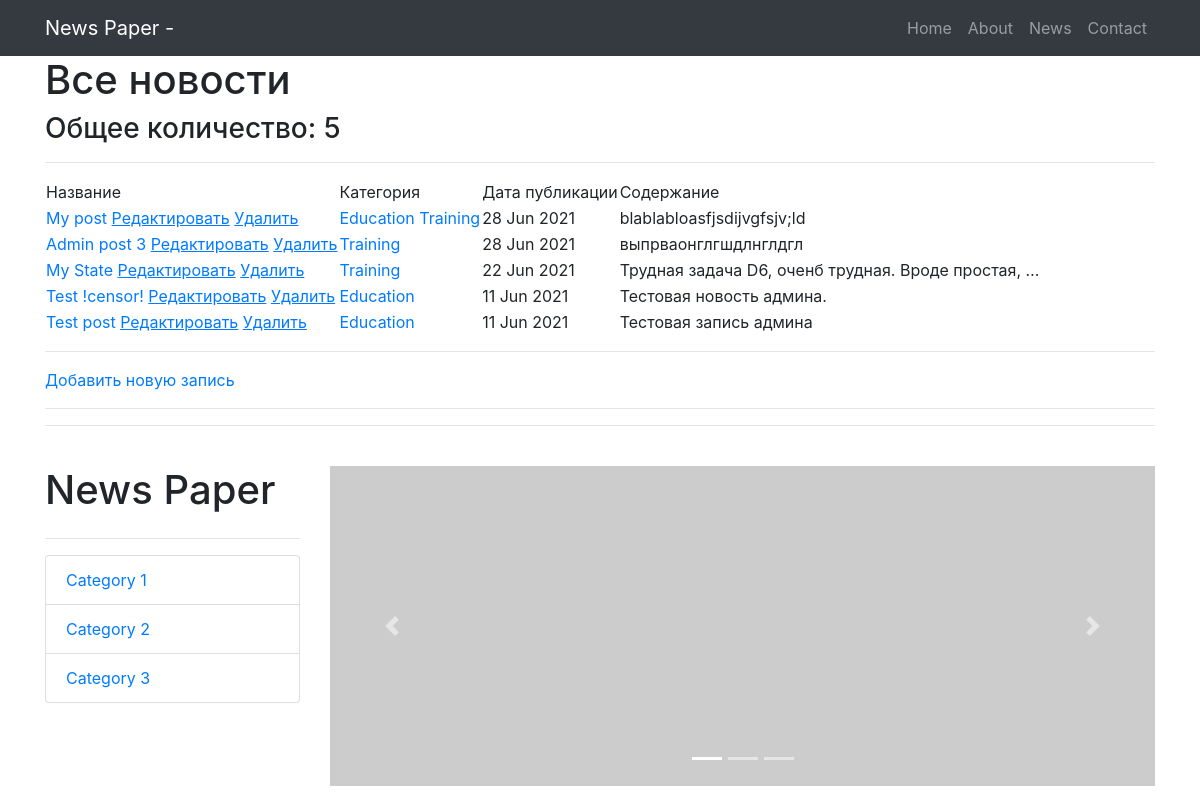
The page /news/ (upper part) on the database as committed earlier.
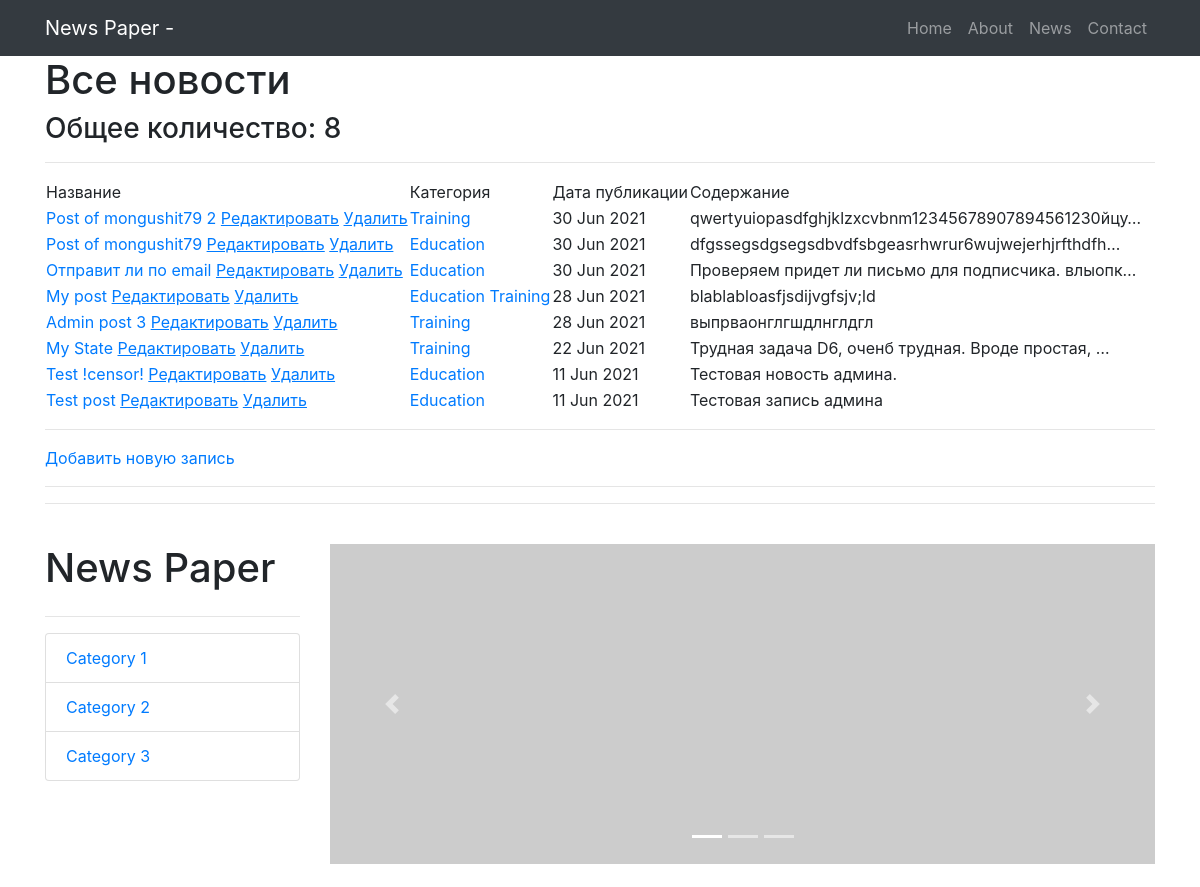
The same page on the database as committed later.
### news/models.py (models this page shows, shortened)
class Post(models.Model):
    state = 'ST'
    new = 'NE'
    POSITIONS = [
        (state, 'Статья'),
        (new, 'Новость')
    ]
    position = models.CharField(max_length=2,
                                choices=POSITIONS,
                                default=state)
    post_date = models.DateTimeField(auto_now_add=True)
    post_name = models.CharField(max_length=250)
    content = models.TextField()
    rating_post = models.IntegerField(default=0)
    author = models.ForeignKey(Author, on_delete=models.CASCADE)
    category = models.ManyToManyField(Category, through='PostCategory')

class Category(models.Model):
    name = models.CharField(max_length=100, unique=True)
    subscribers = models.ManyToManyField(User, blank=True)

### news/views.py (the view)
# urls.py: path('', PostList.as_view()),
class PostList(ListView):
    model = Post  # указываем модель, объекты которой мы будем выводить
    template_name = 'posts.html'  # указываем имя шаблона, в котором будет лежать html, в
    context_object_name = 'posts'  # это имя списка, в котором будут лежать все объекты,
    queryset = Post.objects.order_by('-post_date')
    paginate_by = 10
    def get_context_data(self, **kwargs):
        context = super().get_context_data(**kwargs)
        context['filter'] = PostFilter(self.request.GET,
                                       queryset=self.get_queryset())  # вписываем фильтр
        context['category'] = Category.objects.values_list()
        return context

### news/templatetags/custom_filters.py (called while the page is built)
@register.filter(name='censor')
def censor(value, arg):
    words = value.split()
    value1 = ''
    for word in words:
        if isinstance(word, str) and isinstance(arg, str):
            if word == arg:
                word = '!censor!'
            value1 += word + ' '
        else:
            raise ValueError(f'Нельзя {type(word)}!')
    return value1

### templates/posts.html (shortened to what this page needs)
{% extends 'flatpages/default.html' %}
{% load custom_filters %}
{% block content %}
    <h1>Все новости</h1>
    <h3>Общее количество: {{ posts | length }}</h3>
    <hr>
    {% if posts %}
        <table>
            <tr>
                <td>
                    Название
                </td>
                <td>
                    Категория
                </td>
                <td>
                    Дата публикации
                </td>
                <td>
                    Содержание
                </td>
            </tr>
        {% for post in page_obj %}
            <tr>
                <td>
                    <a href="{% url 'post' post.id %}">{{ post.post_name | censor:'new' }}</a>
                    <a href="{% url 'post_update' post.id %}"><u>Редактировать</u></a>
                 <a href="{% url 'post_delete' post.id %}"><u> Удалить </u></a>
                </td>
                <td>
                    {% for category in post.category.all %}
                        <a href="{% url 'category' category.pk %}">{{ category.name }}</a>
                    {% endfor %}
                </td>
                <td>
                    {{ post.post_date | date:'d M Y' }}
                </td>
                <td>
                    {{ post.content | truncatechars:50 | censor:'ipsum' }}
                </td>
            </tr>
        {% endfor %}
        </table>
        <hr>
        <a href="{% url 'post_create' %}">Добавить новую запись</a> <br>
        <hr>
    {% else %}
        <h2>Новостей нет!</h2>
        <a href="{% url 'post_create' %}">Добавить новую запись</a> <br>
    {% endif %}
{% endblock content %}

### templates/flatpages/default.html (shortened to what this page needs)
{% load static %}
<!DOCTYPE html>
<html lang="en">
    <head>
        <link href="{% static 'css/styles.css' %}" rel="stylesheet" />
    </head>
    <body>
        <nav class="navbar navbar-expand-lg navbar-dark bg-dark">
            <div class="container">
                <a class="navbar-brand" href="/">News Paper - {{ flatpage.title }}</a>
                <div class="collapse navbar-collapse" id="navbarResponsive">
                    <ul class="navbar-nav ml-auto">
                        <li class="nav-item">
                            <a class="nav-link" href="/">
                                Home
                            </a>
                        </li>
                        <li class="nav-item"><a class="nav-link" href="{% url 'about' %}">About</a></li>
                        <li class="nav-item"><a class="nav-link" href="/news/">News</a></li>
                        <li class="nav-item"><a class="nav-link" href="{% url 'contact' %}">Contact</a></li>
                    </ul>
                </div>
            </div>
        </nav>
        <div class="container">
            {% block content %}{% endblock content %}
            <hr>
            <div class="row">
                <div class="col-lg-3">
                    <h1 class="my-4">News Paper</h1>
                    <hr>
                    <div class="list-group">
                        <a class="list-group-item" href="#!">Category 1</a>
                        <a class="list-group-item" href="#!">Category 2</a>
                        <a class="list-group-item" href="#!">Category 3</a>
                    </div>
                </div>
                <div class="col-lg-9">
                    <div class="carousel slide my-4" id="carouselExampleIndicators" data-ride="carousel">
                        <ol class="carousel-indicators">
                            <li class="active" data-target="#carouselExampleIndicators" data-slide-to="0"></li>
                            <li data-target="#carouselExampleIndicators" data-slide-to="1"></li>
                            <li data-target="#carouselExampleIndicators" data-slide-to="2"></li>
                        </ol>
                        <div class="carousel-inner" role="listbox">
                            <div class="carousel-item active"><img class="d-block img-fluid" src="https://via.placeholder.com/900x350" alt="First slide" /></div>
                        </div>
                        <a class="carousel-control-prev" href="#carouselExampleIndicators" role="button" data-slide="prev">
                            <span class="carousel-control-prev-icon" aria-hidden="true"></span>
                        </a>
                        <a class="carousel-control-next" href="#carouselExampleIndicators" role="button" data-slide="next">
                            <span class="carousel-control-next-icon" aria-hidden="true"></span>
                        </a>
                    </div>
                </div>
            </div>
        </div>
    </body>
</html>

Rows that differ between the two databases and show on the page:
added Post: post_name|censor "Post of mongushit79 2", post_date "30 Jun 2021", content|censor "qwertyuiopasdfghjklzxcvbnm12345678907894561230йцу…", Category (name "Training")
added Post: post_name|censor "Post of mongushit79", post_date "30 Jun 2021", content|censor "dfgssegsdgsegsdbvdfsbgeasrhwrur6wujwejerhjrfthdfh…", Category (name "Education")
added Post: post_name|censor "Отправит ли по email", post_date "30 Jun 2021", content|censor "Проверяем придет ли письмо для подписчика. влыопк…", Category (name "Education")
Other text that changed with them:
{{ posts | length }}: "5" → "8"
